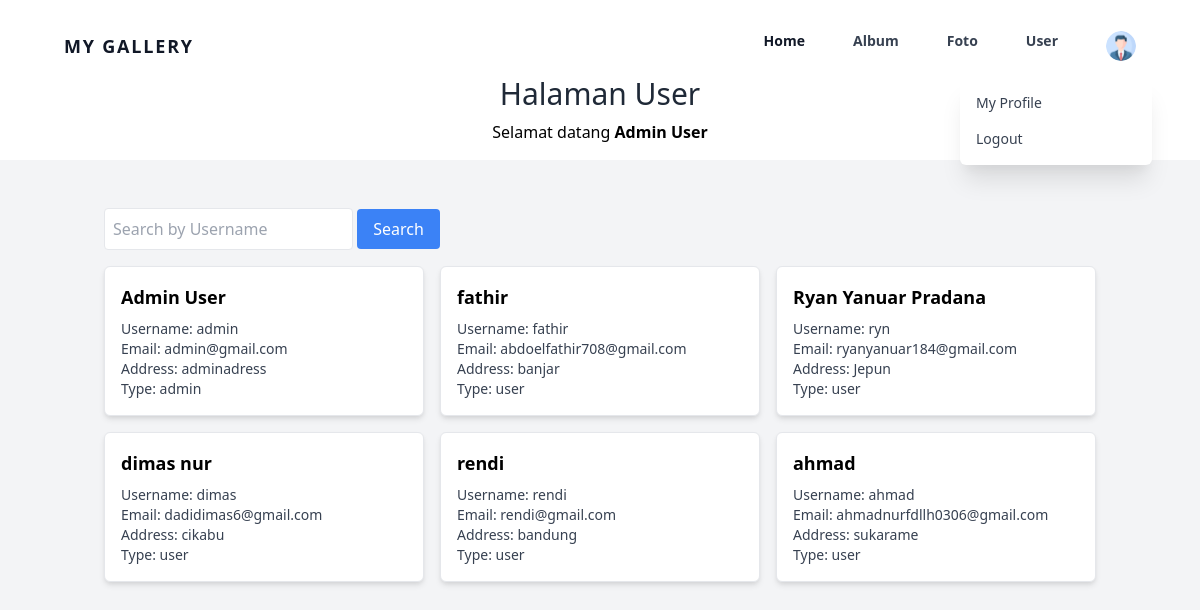
Page /adminusers.php (signed in) on the earlier database version.
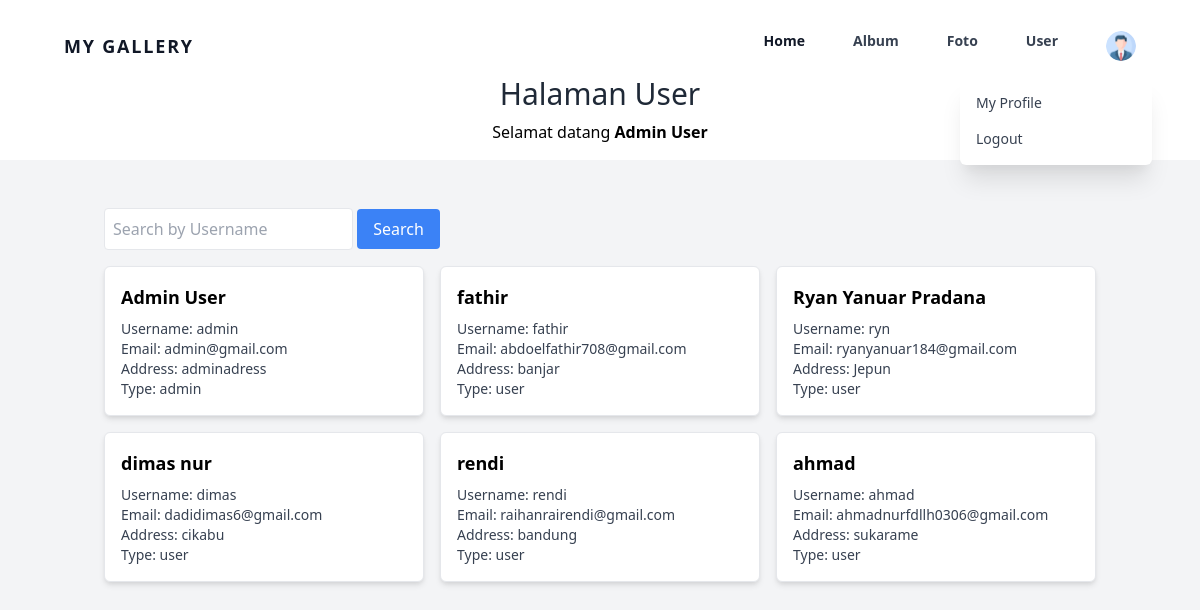
Same page on the later database version.
### tables this page shows
CREATE TABLE `user` (
  `userid` int(11) NOT NULL,
  `username` varchar(255) NOT NULL,
  `password` varchar(255) NOT NULL,
  `email` varchar(255) NOT NULL,
  `namalengkap` varchar(255) NOT NULL,
  `alamat` text NOT NULL,
  `role` varchar(20) NOT NULL DEFAULT 'user',
  `profile_photo` varchar(255) NOT NULL
);

### adminusers.php (the view, shortened to what this page needs)
<?php
include "./koneksi.php";
function getUserProfile($conn, $userid)
{
    $query = mysqli_query($conn, "SELECT * FROM user WHERE userid = $userid");
    return mysqli_fetch_assoc($query);
}
$user = isset($_SESSION['userid']) ? getUserProfile($conn, $_SESSION['userid']) : null;
?>
<!DOCTYPE html>
<html lang="en">
<head>
    <link href="https://cdn.jsdelivr.net/npm/tailwindcss@2.0.2/dist/tailwind.min.css" rel="stylesheet">
    <link rel="stylesheet" href="https://cdnjs.cloudflare.com/ajax/libs/font-awesome/6.0.0/css/all.min.css" />
</head>
<body class="font-sans bg-gray-100">
    <div class="bg-white p-4">
            <?php
            if ($_SESSION['role'] === 'admin') {
                ?>
                <?php include 'adminnavbar.php'; ?>
                <?php
            } else {
                ?>
                <?php
                include 'navbar.php';
                ?>
                <?php
            }
            ?>
        <h1 class="text-3xl text-center text-gray-800">Halaman User</h1>
        <p class="text-center mt-2">Selamat datang <b><?= $_SESSION['namalengkap'] ?></b></p>
    </div>
    <div class="container mx-auto mt-8 p-4">
        <form action="" method="get" class="mb-4">
            <input type="text" name="search" placeholder="Search by Username" class="border p-2 rounded">
            <button type="submit" class="bg-blue-500 text-white px-4 py-2 rounded">Search</button>
        </form>
        <div class="grid grid-cols-1 sm:grid-cols-2 md:grid-cols-3 gap-4">
            <?php
            include "koneksi.php";
            if (isset($_GET['search'])) {
                $search = mysqli_real_escape_string($conn, $_GET['search']);
                $result = mysqli_query($conn, "SELECT * FROM user WHERE username LIKE '%$search%'");
            } else {
                $result = mysqli_query($conn, "SELECT * FROM user");
            }
            while ($userData = mysqli_fetch_assoc($result)) {
            ?>
                <div class="bg-white border rounded-md overflow-hidden shadow-md transform transition-transform ease-in-out hover:scale-105">
                    <div class="p-4">
                        <div class="text-lg font-bold mb-2"><?= $userData['namalengkap'] ?></div>
                        <p class="text-sm text-gray-700">Username: <?= $userData['username'] ?></p>
                        <p class="text-sm text-gray-700">Email: <?= $userData['email'] ?></p>
                        <p class="text-sm text-gray-700">Address: <?= $userData['alamat'] ?></p>
                        <p class="text-sm text-gray-700">Type: <?= $userData['role'] ?></p>
                    </div>
                </div>
            <?php
            }
            ?>
        </div>
    </div>
</body>
</html>

### adminnavbar.php (shortened to what this page needs)
<div class="w-full text-gray-700 bg-white dark-mode:text-gray-200 dark-mode:bg-gray-800">
  <div x-data="{ open: false }" class="flex flex-col max-w-screen-xl px-4 mx-auto md:items-center md:justify-between md:flex-row md:px-6 lg:px-8">
    <div class="p-4 flex flex-row items-center justify-between">
      <a href="#" class="text-lg font-semibold tracking-widest text-gray-900 uppercase rounded-lg dark-mode:text-white focus:outline-none focus:shadow-outline">MY GALLERY</a>
    </div>
    <nav :class="{'flex': open, 'hidden': !open}" class="flex-col flex-grow pb-4 md:pb-0 hidden md:flex md:justify-end md:flex-row">
      <a class="px-4 py-2 mt-2 text-sm font-semibold text-gray-900 rounded-lg dark-mode:bg-gray-700 dark-mode:hover:bg-gray-600 dark-mode:focus:bg-gray-600 dark-mode:focus:text-white dark-mode:hover:text-white dark-mode:text-gray-200 md:mt-0 hover:text-gray-900 focus:text-gray-900 hover:bg-gray-200 focus:bg-gray-200 focus:outline-none focus:shadow-outline" href="adminhome.php">Home</a>
      <a class="px-4 py-2 mt-2 text-sm font-semibold bg-transparent rounded-lg dark-mode:bg-transparent dark-mode:hover:bg-gray-600 dark-mode:focus:bg-gray-600 dark-mode:focus:text-white dark-mode:hover:text-white dark-mode:text-gray-200 md:mt-0 md:ml-4 hover:text-gray-900 focus:text-gray-900 hover:bg-gray-200 focus:bg-gray-200 focus:outline-none focus:shadow-outline" href="adminalbum.php">Album</a>
      <a class="px-4 py-2 mt-2 text-sm font-semibold bg-transparent rounded-lg dark-mode:bg-transparent dark-mode:hover:bg-gray-600 dark-mode:focus:bg-gray-600 dark-mode:focus:text-white dark-mode:hover:text-white dark-mode:text-gray-200 md:mt-0 md:ml-4 hover:text-gray-900 focus:text-gray-900 hover:bg-gray-200 focus:bg-gray-200 focus:outline-none focus:shadow-outline" href="adminfoto.php">Foto</a>
      <a class="px-4 py-2 mt-2 text-sm font-semibold bg-transparent rounded-lg dark-mode:bg-transparent dark-mode:hover:bg-gray-600 dark-mode:focus:bg-gray-600 dark-mode:focus:text-white dark-mode:hover:text-white dark-mode:text-gray-200 md:mt-0 md:ml-4 hover:text-gray-900 focus:text-gray-900 hover:bg-gray-200 focus:bg-gray-200 focus:outline-none focus:shadow-outline" href="adminusers.php">User</a>
      <div x-data="{ openDropdown: false }" class="relative" @click.away="openDropdown = false">
                <button @click="openDropdown = !openDropdown" class="px-4 py-2 mt-2 text-sm font-semibold bg-transparent rounded-lg dark-mode:bg-transparent dark-mode:hover:bg-gray-600 dark-mode:focus:bg-gray-600 dark-mode:focus:text-white dark-mode:hover:text-white dark-mode:text-gray-200 md:mt-0 md:ml-4 hover:text-gray-900 focus:text-gray-900 hover:bg-gray-200 focus:bg-gray-200 focus:outline-none focus:shadow-outline">
                    <?php if(isset($_SESSION['userid']) && isset($user['profile_photo'])): ?>
                        <img src="./<?= $user['profile_photo'] ?>" style="width: 30px; height: 30px; border-radius: 50%; object-fit: cover;" alt="User Icon">
                    <?php else: ?>
                        <img src="https://cdn-icons-png.flaticon.com/512/9131/9131529.png" style="width: 30px; height: 30px; border-radius: 50%; object-fit: cover;" alt="User Icon">
                    <?php endif; ?>
                </button>
                <div x-show="openDropdown" class="absolute right-0 mt-2 py-2 w-48 bg-white rounded-md shadow-xl z-10">
                    <?php if(isset($_SESSION['userid'])): ?>
                        <a href="profile.php" class="block px-4 py-2 text-sm text-gray-700 hover:bg-gray-200">My Profile</a>
                        <a href="logout.php" onclick="return confirm('Apakah Anda yakin ingin logout?');" class="block px-4 py-2 text-sm text-gray-700 hover:bg-gray-200">Logout</a>
                    <?php else: ?>
                        <a href="login.php" class="block px-4 py-2 text-sm text-gray-700 hover:bg-gray-200">Login</a>
                    <?php endif; ?>
                </div>
            </div>
    </nav>
  </div>
</div>

Differences in the rows shown:
changed user "rendi": email "rendi@gmail.com" → "raihanrairendi@gmail.com"
